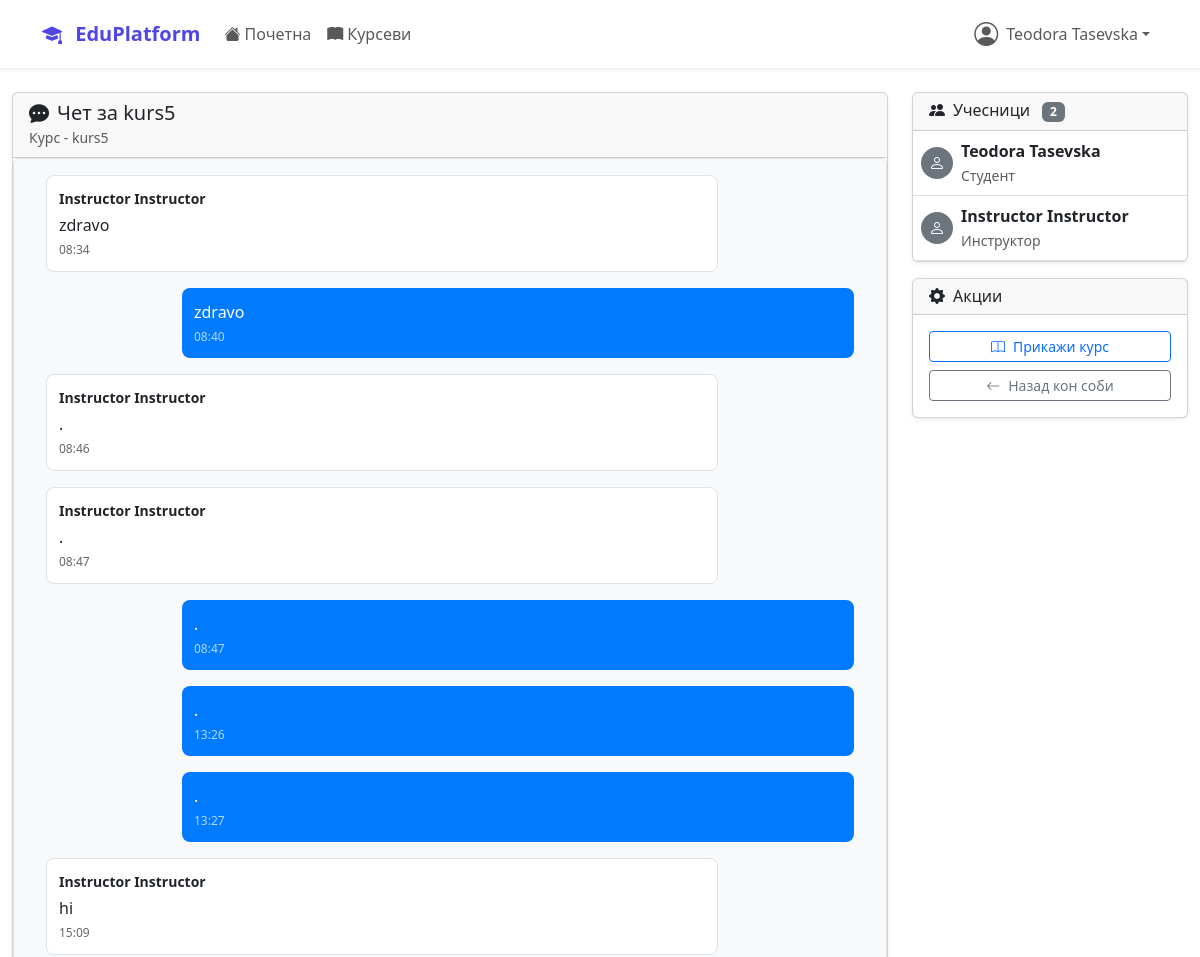
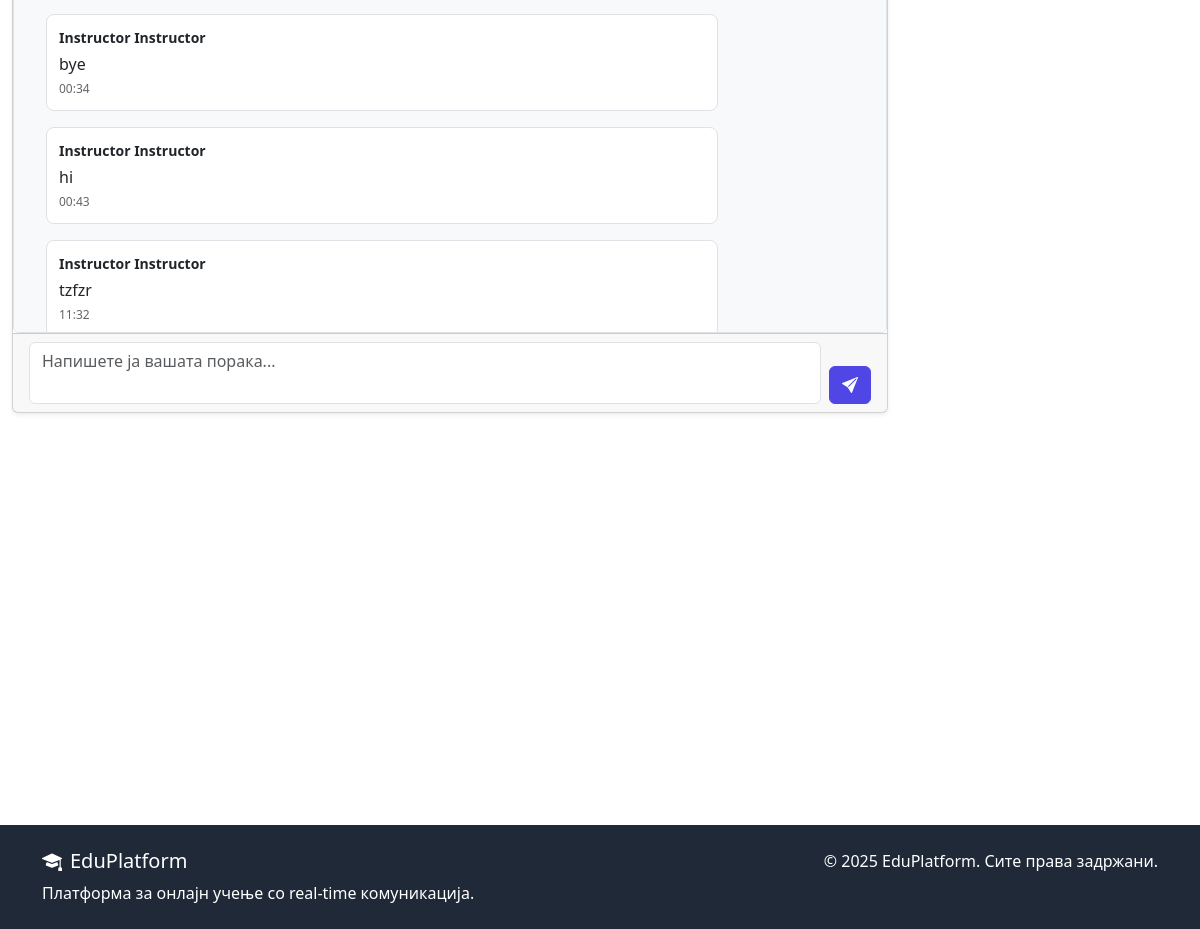
The page /chat/room/3/ (signed in) on the database its author committed (2 pictures, top to bottom).
### accounts/models.py (models this page shows, shortened)
class User(AbstractUser):
    USER_TYPE_CHOICES = (
        ('student', 'Студент'),
        ('instructor', 'Инструктор'),
        ('admin', 'Администратор'),
    )
    user_type = models.CharField(
        max_length=20,
        choices=USER_TYPE_CHOICES,
        default='student'
    )
    bio = models.TextField(max_length=500, blank=True)
    profile_picture = models.ImageField(
        upload_to='profile_pics/',
        blank=True,  # Додадено
        null=True    # Додадено
    )
    birth_date = models.DateField(null=True, blank=True)
    phone_number = models.CharField(max_length=15, blank=True)
    created_at = models.DateTimeField(auto_now_add=True)
    updated_at = models.DateTimeField(auto_now=True)

### chat/models.py (models this page shows, shortened)
class ChatRoom(models.Model):
    ROOM_TYPE_CHOICES = (
        ('course', 'Курс'),
        ('private', 'Приватен'),
        ('general', 'Општ'),
    )
    name = models.CharField(max_length=100)
    room_type = models.CharField(max_length=20, choices=ROOM_TYPE_CHOICES)
    course = models.OneToOneField(
        Course,
        on_delete=models.CASCADE,
        null=True,
        blank=True,
        related_name='chat_room'
    )
    participants = models.ManyToManyField(
        settings.AUTH_USER_MODEL,
        related_name='chat_rooms'
    )
    created_by = models.ForeignKey(
        settings.AUTH_USER_MODEL,
        on_delete=models.CASCADE,
        related_name='created_rooms'
    )
    is_active = models.BooleanField(default=True)
    created_at = models.DateTimeField(auto_now_add=True)
    def get_room_group_name(self):
        return f"chat_{self.id}"

class Message(models.Model):
    MESSAGE_TYPE_CHOICES = (
        ('text', 'Текст'),
        ('file', 'Фајл'),
        ('image', 'Слика'),
        ('system', 'Системска'),
    )
    room = models.ForeignKey(ChatRoom, on_delete=models.CASCADE, related_name='messages')
    sender = models.ForeignKey(
        settings.AUTH_USER_MODEL,
        on_delete=models.CASCADE,
        related_name='sent_messages'
    )
    content = models.TextField()
    message_type = models.CharField(max_length=20, choices=MESSAGE_TYPE_CHOICES, default='text')
    file_attachment = models.FileField(upload_to='chat_files/', blank=True, null=True)
    reply_to = models.ForeignKey(
        'self',
        on_delete=models.CASCADE,
        null=True,
        blank=True,
        related_name='replies'
    )
    is_edited = models.BooleanField(default=False)
    edited_at = models.DateTimeField(null=True, blank=True)
    timestamp = models.DateTimeField(auto_now_add=True)
    class Meta:
        ordering = ['timestamp']
    def __str__(self):
        return f"{self.sender.username}: {self.content[:50]}..."

### courses/models.py (models this page shows, shortened)
class Course(models.Model):
    DIFFICULTY_CHOICES = (
        ('beginner', 'Почетник'),
        ('intermediate', 'Средно'),
        ('advanced', 'Напредно'),
    )
    STATUS_CHOICES = (
        ('draft', 'Нацрт'),
        ('published', 'Објавен'),
        ('archived', 'Архивиран'),
    )
    title = models.CharField(max_length=200)
    slug = models.SlugField(unique=True, blank=True, max_length=250)
    description = models.TextField()
    instructor = models.ForeignKey(
        settings.AUTH_USER_MODEL,
        on_delete=models.CASCADE,
        related_name='courses_taught'
    )
    category = models.ForeignKey(Category, on_delete=models.CASCADE)
    thumbnail = models.ImageField(upload_to='course_thumbnails/', blank=True)
    price = models.DecimalField(max_digits=8, decimal_places=2, default=0.00)
    difficulty = models.CharField(max_length=20, choices=DIFFICULTY_CHOICES)
    status = models.CharField(max_length=20, choices=STATUS_CHOICES, default='published')
    duration_hours = models.PositiveIntegerField(help_text="Должина во часови")
    max_students = models.PositiveIntegerField(null=True, blank=True)
    requirements = models.TextField(blank=True, help_text="Предуслови за курсот")
    what_you_learn = models.TextField(help_text="Што ќе научат студентите")
    created_at = models.DateTimeField(auto_now_add=True)
    updated_at = models.DateTimeField(auto_now=True)
    class Meta:
        ordering = ['-created_at']
    def get_absolute_url(self):
        return reverse('courses:detail', kwargs={'slug': self.slug})

### chat/views.py (the view, shortened to what this page needs)
# urls.py: path('room/<int:room_id>/', views.ChatRoomView.as_view(), name='room'),
class ChatRoomView(LoginRequiredMixin, DetailView):
    model = ChatRoom
    template_name = 'chat/room.html'
    context_object_name = 'room'
    pk_url_kwarg = 'room_id'
    def get_object(self):
        room = get_object_or_404(ChatRoom, id=self.kwargs['room_id'])
        return room
    def get_context_data(self, **kwargs):
        context = super().get_context_data(**kwargs)
        room = self.object
        context['messages'] = Message.objects.filter(
            room=room
        ).select_related('sender').order_by('-timestamp')[:50][::-1]
        context['participants'] = room.participants.all()
        context['message_form'] = MessageForm()
        context['room_group_name'] = room.get_room_group_name()
        return context

### chat/forms.py
class MessageForm(forms.ModelForm):
    class Meta:
        model = Message
        fields = ['content']
        widgets = {
            'content': forms.Textarea(attrs={
                'rows': 3,
                'placeholder': 'Напишете ја вашата порака...',
                'class': 'form-control'
            })
        }
    def __init__(self, *args, **kwargs):
        super().__init__(*args, **kwargs)
        self.helper = FormHelper()
        self.helper.layout = Layout(
            Field('content'),
            Submit('submit', 'Испрати', css_class='btn btn-primary mt-2')
        )

### templates/chat/room.html (shortened to what this page needs)
{% extends 'base.html' %}
{% block content %}
<div class="container-fluid mt-4">
    <div class="row">
        <div class="col-lg-9">
            <div class="card shadow-sm">
                <div class="card-header">
                    <div class="d-flex justify-content-between align-items-center">
                        <div>
                            <h5 class="mb-0">
                                <i class="bi bi-chat-dots-fill me-2"></i>{{ room.name }}
                            </h5>
                            <small class="text-muted">
                                {{ room.get_room_type_display }}
                                {% if room.course %} - {{ room.course.title }}{% endif %}
                            </small>
                        </div>
                    </div>
                </div>
                <div class="card-body p-0">
                    <div class="chat-container p-3" id="chat-messages">
                        {% for message in messages %}
                        <div class="message {% if message.sender == user %}own{% else %}other{% endif %}"
                             data-message-id="{{ message.id }}">
                            {% if message.sender != user %}
                                <div class="message-sender">{{ message.sender.get_full_name|default:message.sender.username }}</div>
                            {% endif %}
                            <div class="message-content">{{ message.content }}</div>
                            <div class="message-time">{{ message.timestamp|date:"H:i" }}</div>
                        </div>
                        {% endfor %}
                    </div>
                </div>
                <div class="card-footer">
                    <form id="message-form" class="d-flex align-items-end">
                        <div class="flex-grow-1 me-2">
                            <textarea class="form-control message-input"
                                      id="message-input"
                                      placeholder="Напишете ја вашата порака..."
                                      rows="2"></textarea>
                        </div>
                        <button type="submit" class="btn btn-primary" id="send-button">
                            <i class="bi bi-send-fill"></i>
                        </button>
                    </form>
                </div>
            </div>
        </div>
        <div class="col-lg-3">
            <div class="card shadow-sm">
                <div class="card-header">
                    <h6 class="mb-0">
                        <i class="bi bi-people-fill me-2"></i>Учесници
                        <span class="badge bg-secondary ms-2">{{ participants.count }}</span>
                    </h6>
                </div>
                <div class="card-body p-0">
                    <div class="online-users" id="participants-list">
                        {% for participant in participants %}
                        <div class="d-flex align-items-center p-2 border-bottom participant-item"
                             data-user-id="{{ participant.id }}">
                            {% if participant.profile_picture %}
                                <img src="{{ participant.profile_picture.url }}"
                                     alt="{{ participant.get_full_name }}"
                                     class="rounded-circle me-2" width="32" height="32">
                            {% else %}
                                <div class="bg-secondary rounded-circle d-flex align-items-center justify-content-center me-2"
                                     style="width: 32px; height: 32px;">
                                    <i class="bi bi-person text-white"></i>
                                </div>
                            {% endif %}
                            <div class="flex-grow-1">
                                <div class="fw-bold">{{ participant.get_full_name|default:participant.username }}</div>
                                <small class="text-muted">{{ participant.get_user_type_display }}</small>
                            </div>
                        </div>
                        {% endfor %}
                    </div>
                </div>
            </div>
            <div class="card shadow-sm mt-3">
                <div class="card-header">
                    <h6 class="mb-0"><i class="bi bi-gear-fill me-2"></i>Акции</h6>
                </div>
                <div class="card-body">
                    <div class="d-grid gap-2">
                        {% if room.course %}
                        <a href="{{ room.course.get_absolute_url }}" class="btn btn-outline-primary btn-sm">
                            <i class="bi bi-book me-2"></i>Прикажи курс
                        </a>
                        {% endif %}
                        <a href="{% url 'chat:list' %}" class="btn btn-outline-secondary btn-sm">
                            <i class="bi bi-arrow-left me-2"></i>Назад кон соби
                        </a>
                    </div>
                </div>
            </div>
        </div>
    </div>
</div>
{% endblock %}

### templates/base.html (shortened to what this page needs)
<!DOCTYPE html>
<html lang="mk">
<head>
    <link href="https://cdn.jsdelivr.net/npm/bootstrap@5.3.2/dist/css/bootstrap.min.css" rel="stylesheet">
    <link rel="stylesheet" href="https://cdn.jsdelivr.net/npm/bootstrap-icons@1.11.1/font/bootstrap-icons.css">
</head>
<body class="d-flex flex-column min-vh-100">
    <nav class="navbar navbar-expand-lg navbar-light bg-white shadow-sm">
        <div class="container">
            <a class="navbar-brand" href="{% url 'dashboard:home' %}">
                <i class="bi bi-mortarboard-fill me-2"></i>
                EduPlatform
            </a>
            <div class="collapse navbar-collapse" id="navbarNav">
                <ul class="navbar-nav me-auto">
                    <li class="nav-item">
                        <a class="nav-link" href="{% url 'dashboard:home' %}">
                            <i class="bi bi-house-fill me-1"></i>Почетна
                        </a>
                    </li>
                    <li class="nav-item">
                        <a class="nav-link" href="{% url 'courses:list' %}">
                            <i class="bi bi-book-fill me-1"></i>Курсеви
                        </a>
                    </li>
                </ul>
                <ul class="navbar-nav">
                    {% if user.is_authenticated %}
                        <li class="nav-item dropdown">
                            <a class="nav-link dropdown-toggle d-flex align-items-center" href="#"
                               id="navbarDropdown" role="button" data-bs-toggle="dropdown">
                                {% if user.profile_picture %}
                                    <img src="{{ user.profile_picture.url }}" alt="Профил"
                                         class="rounded-circle me-2" width="32" height="32">
                                {% else %}
                                    <i class="bi bi-person-circle me-2 fs-4"></i>
                                {% endif %}
                                {{ user.get_full_name|default:user.username }}
                            </a>
                        </li>
                    {% endif %}
                </ul>
            </div>
        </div>
    </nav>
    <main class="flex-grow-1">
        {% block content %}{% endblock %}
    </main>
    <footer class="footer mt-5 py-4">
        <div class="container">
            <div class="row">
                <div class="col-md-6">
                    <h5><i class="bi bi-mortarboard-fill me-2"></i>EduPlatform</h5>
                    <p class="mb-0">Платформа за онлајн учење со real-time комуникација.</p>
                </div>
                <div class="col-md-6 text-md-end">
                    <p class="mb-0">&copy; 2025 EduPlatform. Сите права задржани.</p>
                </div>
            </div>
        </div>
    </footer>
</body>
</html>

### templates/base.html (style rules this page uses)
:root { --primary-color: #4f46e5; --secondary-color: #6366f1; --success-color: #10b981; --warning-color: #f59e0b; --danger-color: #ef4444; --dark-color: #1f2937; --light-color: #f8fafc; }
.navbar-brand { font-weight: bold; color: var(--primary-color) !important; }
.btn-primary { background-color: var(--primary-color); border-color: var(--primary-color); }
.chat-container { height: 500px; overflow-y: auto; border: 1px solid #e5e7eb; border-radius: 0.375rem; }
.message { margin-bottom: 1rem; padding: 0.75rem; border-radius: 0.5rem; }
.message.own { background-color: var(--primary-color); color: white; margin-left: 20%; }
.message.other { background-color: #f3f4f6; margin-right: 20%; }
.footer { background-color: var(--dark-color); color: white; margin-top: auto; }

### templates/chat/room.html (style rules this page uses)
.chat-container { height: 60vh; overflow-y: auto; border: 1px solid #dee2e6; border-radius: 0.375rem; background-color: #f8f9fa; }
.message { margin-bottom: 1rem; padding: 0.75rem; border-radius: 0.5rem; max-width: 80%; word-wrap: break-word; }
.message.own { background-color: #007bff; color: white; margin-left: auto; margin-right: 1rem; }
.message.other { background-color: white; border: 1px solid #dee2e6; margin-left: 1rem; margin-right: auto; }
.message-sender { font-weight: bold; font-size: 0.875rem; margin-bottom: 0.25rem; }
.message-time { font-size: 0.75rem; opacity: 0.7; margin-top: 0.25rem; }
.online-users { max-height: 200px; overflow-y: auto; }
.message-input { resize: none; min-height: 60px; }

### rows shown on the page
User: get_full_name "Teodora Tasevska", user_type "Студент"
ChatRoom: name "Чет за kurs5", room_type "Курс", course "kurs5"
Message: sender.get_full_name "Instructor Instructor", content "zdravo", timestamp "08:34"
Message: content "zdravo", timestamp "08:40"
Message: sender.get_full_name "Instructor Instructor", content ".", timestamp "08:46"
Message: sender.get_full_name "Instructor Instructor", content ".", timestamp "08:47"
Message: content ".", timestamp "08:47"
Message: content ".", timestamp "13:26"
Message: content ".", timestamp "13:27"
Message: sender.get_full_name "Instructor Instructor", content "hi", timestamp "15:09"
Message: sender.get_full_name "Instructor Instructor", content "bye", timestamp "00:34"
Message: sender.get_full_name "Instructor Instructor", content "hi", timestamp "00:43"
Message: sender.get_full_name "Instructor Instructor", content "tzfzr", timestamp "11:32"
User: get_full_name "Instructor Instructor", user_type "Инструктор"

### other values the page prints
{{ participants.count }} "2"
